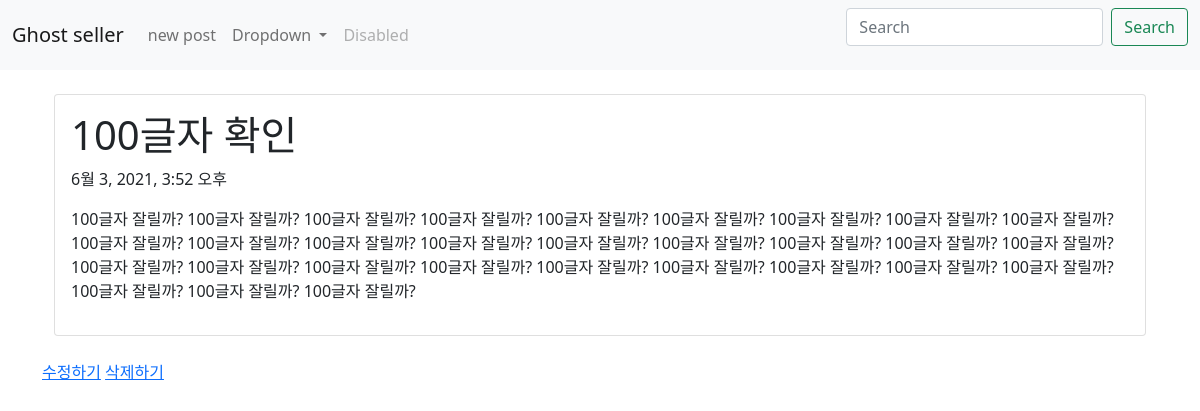
Screenshot of /detail/7/ with the database file from the repository.
### first_app/models.py (models this page shows, shortened)
class Blog(models.Model):
    title = models.CharField(max_length=200)
    pub_date = models.DateTimeField('date published')
    body = models.TextField()

### first_app/views.py (the view)
# urls.py: path('detail/<int:blog_id>/', views.detail, name='detail'),
def detail(request, blog_id):
    blog_detail = get_object_or_404(Blog, pk=blog_id)
    return render(request, 'detail.html', {'blog' : blog_detail})

### first_app/templates/detail.html
{% extends 'base.html' %}
{% block content %}
    <div class='container'>
        <div class="card">
            <div class="card-body">
                <h1>{{blog.title}}</h1>
                <p>{{blog.pub_date}}</p>
                <p>{{blog.body}}</p>
            </div>
        </div>
    </div>
    <br>
    <a href="{% url 'update' blog.id %}">수정하기</a>
    <a href="{% url 'delete' blog.id %}">삭제하기</a>
{% endblock %}

### rows the page displays
Blog: title "100글자 확인", pub_date "6월 3, 2021, 3:52 오후", body "100글자 잘릴까? 100글자 잘릴까? 100글자 잘릴까? 100글자 잘릴까? 100글자 잘릴까? 100글자 잘릴까? 100글자 잘릴까? 100글자 잘릴까? 100글자 잘릴까? 100글자 잘릴까? 100글자 잘릴까? 100글자 잘릴까? 100글자 잘릴까? 100글자 잘릴까? 100글자 잘릴까? 100글자 잘릴까? 100글자 잘릴까? 100글자 잘릴까? 100글자 잘릴까? 100글자 잘릴까? 100글자 잘릴까? 100글자 잘릴까? 100글자 잘릴까? 100글자 잘릴까? 100글자 잘릴까? 100글자 잘릴까? 100글자 잘릴까? 100글자 잘릴까? 100글자 잘릴까? 100글자 잘릴까?"
